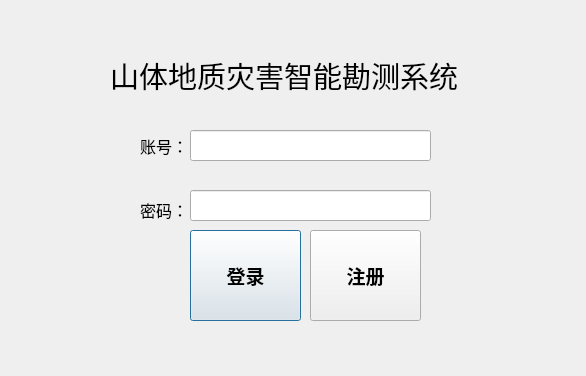
<?xml version="1.0" encoding="UTF-8"?>
<ui version="4.0">
 <class>Dialog</class>
 <widget class="QDialog" name="Dialog">
  <property name="geometry">
   <rect>
    <x>0</x>
    <y>0</y>
    <width>586</width>
    <height>376</height>
   </rect>
  </property>
  <property name="windowTitle">
   <string>山体地质灾害智能勘测系统</string>
  </property>
  <property name="styleSheet">
   <string notr="true"/>
  </property>
  <widget class="QPushButton" name="pushButton">
   <property name="geometry">
    <rect>
     <x>190</x>
     <y>230</y>
     <width>111</width>
     <height>91</height>
    </rect>
   </property>
   <property name="font">
    <font>
     <family>Lucida Sans</family>
     <pointsize>14</pointsize>
     <weight>75</weight>
     <bold>true</bold>
    </font>
   </property>
   <property name="styleSheet">
    <string notr="true">border-image:url(D:/procedure/groundstation/checkin/yellow.png)</string>
   </property>
   <property name="text">
    <string>登录</string>
   </property>
  </widget>
  <widget class="QLabel" name="label">
   <property name="geometry">
    <rect>
     <x>140</x>
     <y>135</y>
     <width>71</width>
     <height>21</height>
    </rect>
   </property>
   <property name="font">
    <font>
     <family>Lucida Sans</family>
     <pointsize>12</pointsize>
    </font>
   </property>
   <property name="text">
    <string>账号：</string>
   </property>
  </widget>
  <widget class="QPushButton" name="pushButton_2">
   <property name="geometry">
    <rect>
     <x>310</x>
     <y>230</y>
     <width>111</width>
     <height>91</height>
    </rect>
   </property>
   <property name="font">
    <font>
     <family>Lucida Sans</family>
     <pointsize>14</pointsize>
     <weight>75</weight>
     <bold>true</bold>
    </font>
   </property>
   <property name="styleSheet">
    <string notr="true">border-image:url(D:/procedure/groundstation/checkin/yellow.png)</string>
   </property>
   <property name="text">
    <string>注册</string>
   </property>
  </widget>
  <widget class="QLabel" name="label_2">
   <property name="geometry">
    <rect>
     <x>140</x>
     <y>200</y>
     <width>71</width>
     <height>20</height>
    </rect>
   </property>
   <property name="font">
    <font>
     <family>Lucida Sans</family>
     <pointsize>12</pointsize>
    </font>
   </property>
   <property name="text">
    <string>密码：</string>
   </property>
  </widget>
  <widget class="QLabel" name="label_3">
   <property name="geometry">
    <rect>
     <x>460</x>
     <y>290</y>
     <width>131</width>
     <height>81</height>
    </rect>
   </property>
   <property name="styleSheet">
    <string notr="true">border-image:url(D:/procedure/groundstation/checkin/shendalogo.png)</string>
   </property>
   <property name="text">
    <string/>
   </property>
  </widget>
  <widget class="QLabel" name="label_4">
   <property name="geometry">
    <rect>
     <x>110</x>
     <y>60</y>
     <width>441</width>
     <height>31</height>
    </rect>
   </property>
   <property name="font">
    <font>
     <family>Lucida Sans</family>
     <pointsize>22</pointsize>
    </font>
   </property>
   <property name="text">
    <string>山体地质灾害智能勘测系统</string>
   </property>
  </widget>
  <widget class="QLineEdit" name="lineEdit">
   <property name="geometry">
    <rect>
     <x>190</x>
     <y>130</y>
     <width>241</width>
     <height>31</height>
    </rect>
   </property>
  </widget>
  <widget class="QLineEdit" name="lineEdit_2">
   <property name="geometry">
    <rect>
     <x>190</x>
     <y>190</y>
     <width>241</width>
     <height>31</height>
    </rect>
   </property>
   <property name="inputMask">
    <string/>
   </property>
   <property name="text">
    <string/>
   </property>
   <property name="echoMode">
    <enum>QLineEdit::Password</enum>
   </property>
  </widget>
 </widget>
 <resources/>
 <connections/>
</ui>
